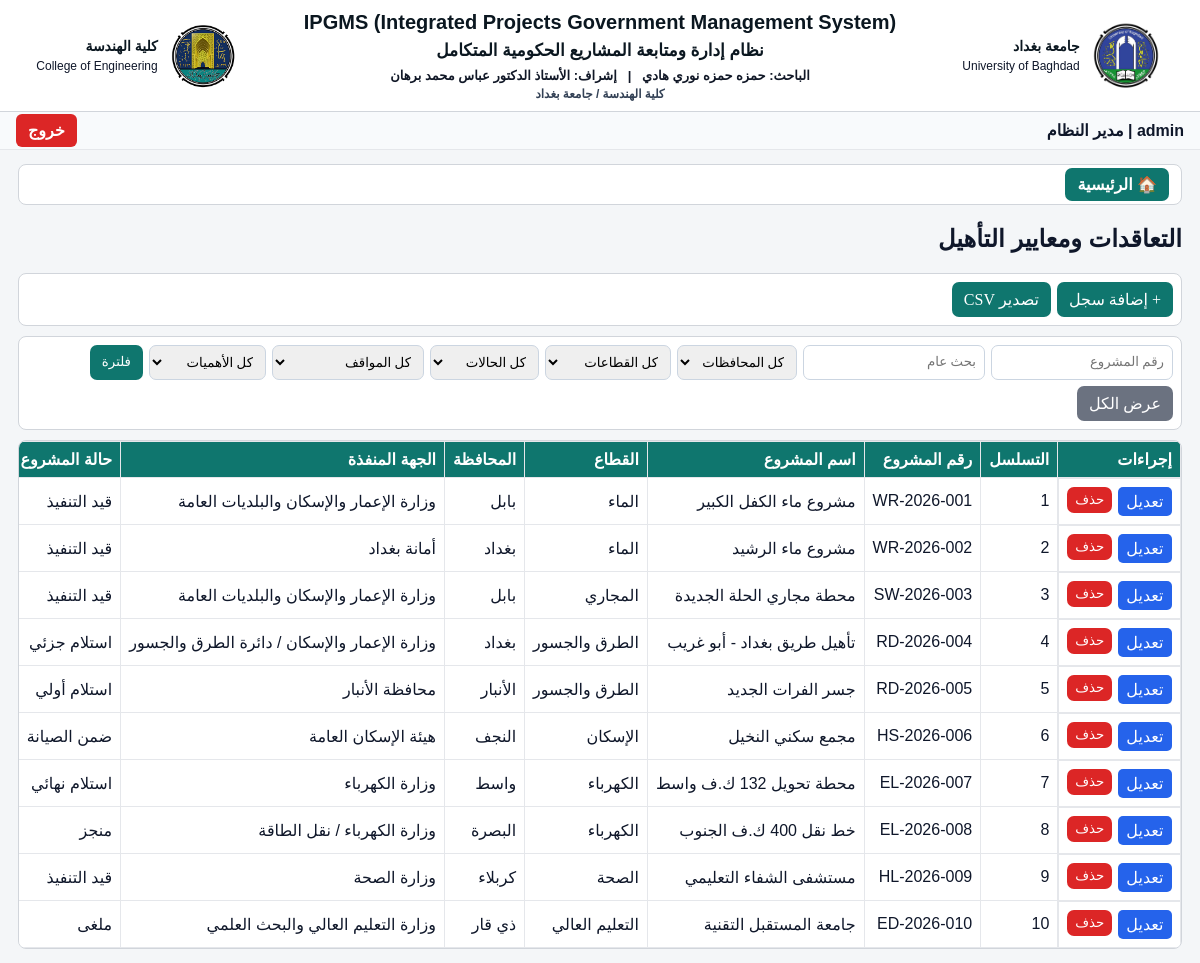
/table/contracts (signed in), run on the app's committed database.
### tables this page shows
CREATE TABLE contracts(id INTEGER PRIMARY KEY AUTOINCREMENT,project_id INTEGER NOT NULL,annual_revenue REAL,cash_liquidity REAL,financial_efficiency TEXT,final_accounts TEXT,specialized_experience TEXT,similar_works_count REAL,similar_works_amount REAL,staff TEXT,equipment TEXT,contract_method TEXT,execution_method TEXT,referral_date TEXT,referral_amount REAL,implementation_duration TEXT,qualification_status TEXT,company_type TEXT,company_grade TEXT,cri_score REAL,appendix_no TEXT,appendix_date TEXT,appendix_type TEXT,appendix_description TEXT,appendix_cost REAL,appendix_duration TEXT,notes TEXT,created_at TEXT,updated_at TEXT, prequalification_required TEXT, prequalification_no TEXT, prequalification_date TEXT, prequalification_result TEXT,FOREIGN KEY(project_id) REFERENCES projects_master(project_id) ON DELETE CASCADE);

CREATE TABLE projects_master(
        project_id INTEGER PRIMARY KEY AUTOINCREMENT,
        project_seq TEXT UNIQUE, project_no TEXT UNIQUE, project_name TEXT NOT NULL,
        sector TEXT, governorate TEXT, executing_entity TEXT, beneficiary_entity TEXT,
        funding_source TEXT, project_status TEXT, project_condition TEXT, importance_level TEXT, estimated_cost REAL,
        notes TEXT, created_at TEXT, updated_at TEXT);

### app.py (the view)
@app.route("/table/<table>")
def table_view(table):
    if not session.get("user"): return redirect(url_for("login"))
    if table not in DISPLAY_TABLES or not table_exists(table): return "Not found",404
    con=db()
    if table=="projects_master":
        wh,vals=build_filter_sql("pm")
        rows=con.execute("SELECT pm.* FROM projects_master pm "+wh+" ORDER BY CAST(pm.project_seq AS INTEGER)",vals).fetchall()
        cols=columns(table)
    elif "project_id" in columns(table):
        wh,vals=build_filter_sql("pm")
        rows=con.execute(f"""SELECT t.*, pm.project_seq,pm.project_no,pm.project_name,pm.sector,pm.governorate,pm.executing_entity,pm.project_status,pm.project_condition,pm.importance_level
        FROM {table} t JOIN projects_master pm ON t.project_id=pm.project_id {wh} ORDER BY CAST(pm.project_seq AS INTEGER), t.{pk_col(table)}""",vals).fetchall()
        base=["project_seq","project_no","project_name","sector","governorate","executing_entity","project_status","project_condition","importance_level"]
        cols=base+[c for c in columns(table) if c not in ("project_id",) and c not in base]
    else:
        rows=con.execute(f"SELECT * FROM {table}").fetchall(); cols=columns(table)
    con.close()
    return render_template("table.html",table=table,rows=rows,cols=cols,pk=pk_col(table),projects=project_options())

### app.py (called while the page is built)
def label(c):
    if c in FIELD_LABELS:
        return FIELD_LABELS[c]
    fallback = str(c).replace("_", " ")
    return "حقل " + fallback

def db():
    con = sqlite3.connect(DB)
    con.row_factory = sqlite3.Row
    return con

def columns(table):
    con=db(); cols=[r["name"] for r in con.execute(f"PRAGMA table_info({table})")]; con.close(); return cols

def pk_col(table):
    cols=columns(table)
    if table=="projects_master" and "project_id" in cols: return "project_id"
    if "id" in cols: return "id"
    return cols[0]

def table_exists(table):
    con=db(); row=con.execute("SELECT name FROM sqlite_master WHERE type='table' AND name=?",(table,)).fetchone(); con.close(); return row is not None

def project_options():
    con=db(); rows=con.execute("SELECT project_id, project_no, project_name FROM projects_master ORDER BY CAST(project_seq AS INTEGER)").fetchall(); con.close(); return rows

def build_filter_sql(alias="pm"):
    wh=[]; vals=[]; p=alias+"."
    for key,col in [("project_no","project_no"),("governorate","governorate"),("sector","sector"),("project_status","project_status"),("project_condition","project_condition"),("importance_level","importance_level")]:
        val=request.args.get(key,"").strip()
        if val:
            if key=="project_no": wh.append(f"{p}{col} LIKE ?"); vals.append("%"+val+"%")
            else: wh.append(f"{p}{col}=?"); vals.append(val)
    q=request.args.get("q","").strip()
    if q:
        wh.append(f"({p}project_no LIKE ? OR {p}project_name LIKE ? OR {p}executing_entity LIKE ?)")
        vals += ["%"+q+"%"]*3
    return (" WHERE "+" AND ".join(wh) if wh else ""), vals

@app.context_processor
def inject():
    return dict(TABLE_LABELS=TABLE_LABELS, DISPLAY_TABLES=DISPLAY_TABLES, label=label, PROJECT_STATUS=PROJECT_STATUS, PROJECT_CONDITION=PROJECT_CONDITION, IMPORTANCE=IMPORTANCE)

### templates/table.html
{% extends "base.html" %}{% block content %}<h2>{{ TABLE_LABELS.get(table, table) }}</h2><div class="actions"><a class="btn" href="{{ url_for('new_record', table=table) }}">+ إضافة سجل</a><a class="btn" href="{{ url_for('export_csv', table=table) }}">تصدير CSV</a></div>{% include "_filters.html" %}<div class="table-wrap"><table><thead><tr><th>إجراءات</th>{% for c in cols %}<th>{{ label(c) }}</th>{% endfor %}</tr></thead><tbody>{% for r in rows %}<tr><td class="row-actions"><a href="{{ url_for('edit_record', table=table, rid=r[pk]) }}">تعديل</a><form method="post" action="{{ url_for('delete_record', table=table, rid=r[pk]) }}" onsubmit="return confirm('حذف السجل؟')"><button>حذف</button></form></td>{% for c in cols %}<td>{{ r[c] if c in r.keys() else '' }}</td>{% endfor %}</tr>{% endfor %}</tbody></table></div>{% endblock %}

### static/style.css (style rules this page uses)
* { box-sizing:border-box }
body { margin:0;font-family:Tahoma,Arial;background:#f4f6f8;color:#0f172a }
.filters,.actions { display:flex;gap:6px;flex-wrap:wrap;background:#fff;border:1px solid #d1d5db;border-radius:8px;padding:8px;margin:10px 0 }
.btn,button { background:#0f766e;color:#fff;border:0;border-radius:7px;padding:8px 12px;text-decoration:none;font-family:Tahoma;cursor:pointer }
.table-wrap { overflow:auto;background:#fff;border:1px solid #d1d5db;border-radius:8px }
table { border-collapse:collapse;min-width:1200px;width:100%;direction:rtl }
th,td { border:1px solid #e5e7eb;padding:8px;text-align:right;white-space:nowrap }
th { background:#0f766e;color:#fff;position:sticky;top:0 }
.row-actions { display:flex;gap:6px }
.row-actions form { display:inline }
.row-actions a { background:#2563eb;color:#fff;padding:5px 8px;border-radius:5px;text-decoration:none }
.row-actions button { background:#dc2626;padding:5px 8px }
body { direction:rtl;margin:0;font-family:Tahoma,Arial,sans-serif;background:#f4f6f8;color:#0f172a }
.table-wrap { overflow:auto;background:#fff;border:1px solid #d1d5db;border-radius:8px;max-width:100% }
html, body { margin:0 !important; padding:0 !important; direction:rtl !important; font-family:Tahoma, Arial, sans-serif !important; background:#f4f6f8 !important; }
.table-wrap { overflow:auto !important;background:#fff !important;border:1px solid #d1d5db !important;border-radius:8px !important;max-width:100% !important }
table { border-collapse:collapse !important;min-width:1200px !important;width:100% !important;direction:rtl !important }
th,td { border:1px solid #e5e7eb !important;padding:8px !important;text-align:right !important;white-space:nowrap !important }
th { background:#0f766e !important;color:#fff !important;position:sticky !important;top:0 !important }

### data on the page
contracts: project_seq "1" "WR-2026-001" "مشروع ماء الكفل الكبير" "الماء" "بابل" "وزارة الإعمار والإسكان والبلديات العامة" "قيد التنفيذ"
contracts: project_seq "2" "WR-2026-002" "مشروع ماء الرشيد" "الماء" "بغداد" "أمانة بغداد" "قيد التنفيذ"
contracts: project_seq "3" "SW-2026-003" "محطة مجاري الحلة الجديدة" "المجاري" "بابل" "وزارة الإعمار والإسكان والبلديات العامة" "قيد التنفيذ"
contracts: project_seq "4" "RD-2026-004" "تأهيل طريق بغداد - أبو غريب" "الطرق والجسور" "بغداد" "وزارة الإعمار والإسكان / دائرة الطرق والجسور" "استلام جزئي"
contracts: project_seq "5" "RD-2026-005" "جسر الفرات الجديد" "الطرق والجسور" "الأنبار" "محافظة الأنبار" "استلام أولي"
contracts: project_seq "6" "HS-2026-006" "مجمع سكني النخيل" "الإسكان" "النجف" "هيئة الإسكان العامة" "ضمن الصيانة"
contracts: project_seq "7" "EL-2026-007" "محطة تحويل 132 ك.ف واسط" "الكهرباء" "واسط" "وزارة الكهرباء" "استلام نهائي"
contracts: project_seq "8" "EL-2026-008" "خط نقل 400 ك.ف الجنوب" "الكهرباء" "البصرة" "وزارة الكهرباء / نقل الطاقة" "منجز"
contracts: project_seq "9" "HL-2026-009" "مستشفى الشفاء التعليمي" "الصحة" "كربلاء" "وزارة الصحة" "قيد التنفيذ"
contracts: project_seq "10" "ED-2026-010" "جامعة المستقبل التقنية" "التعليم العالي" "ذي قار" "وزارة التعليم العالي والبحث العلمي" "ملغى"

### other printed values
{{ session.get("role") }} "مدير النظام"
{{ TABLE_LABELS.get(table, table) }} "التعاقدات ومعايير التأهيل"
{{ label(c) }} "التسلسل" "رقم المشروع" "اسم المشروع" "القطاع" "المحافظة" "الجهة المنفذة" "حالة المشروع"
